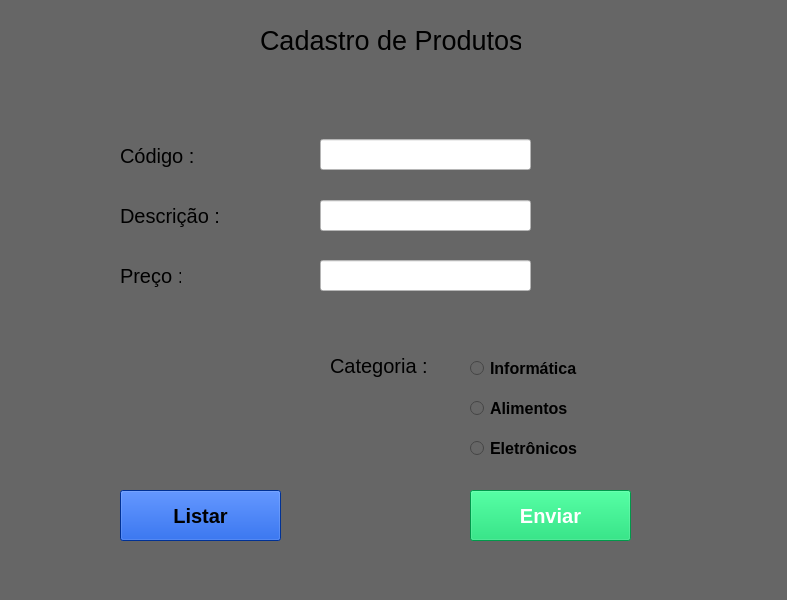
<?xml version="1.0" encoding="UTF-8"?>
<ui version="4.0">
 <class>MainWindow</class>
 <widget class="QMainWindow" name="MainWindow">
  <property name="geometry">
   <rect>
    <x>0</x>
    <y>0</y>
    <width>787</width>
    <height>600</height>
   </rect>
  </property>
  <property name="windowTitle">
   <string>MainWindow</string>
  </property>
  <property name="styleSheet">
   <string notr="true">background-color: rgb(102, 102, 102);</string>
  </property>
  <widget class="QWidget" name="centralwidget">
   <widget class="QLabel" name="label">
    <property name="geometry">
     <rect>
      <x>260</x>
      <y>30</y>
      <width>261</width>
      <height>21</height>
     </rect>
    </property>
    <property name="font">
     <font>
      <pointsize>20</pointsize>
     </font>
    </property>
    <property name="styleSheet">
     <string notr="true">background-color: rgb(102, 102, 102);</string>
    </property>
    <property name="text">
     <string>Cadastro de Produtos</string>
    </property>
   </widget>
   <widget class="QLabel" name="label_2">
    <property name="geometry">
     <rect>
      <x>120</x>
      <y>140</y>
      <width>81</width>
      <height>31</height>
     </rect>
    </property>
    <property name="font">
     <font>
      <pointsize>15</pointsize>
     </font>
    </property>
    <property name="text">
     <string>Código :</string>
    </property>
   </widget>
   <widget class="QLabel" name="label_3">
    <property name="geometry">
     <rect>
      <x>120</x>
      <y>200</y>
      <width>101</width>
      <height>31</height>
     </rect>
    </property>
    <property name="font">
     <font>
      <pointsize>15</pointsize>
     </font>
    </property>
    <property name="text">
     <string>Descrição :</string>
    </property>
   </widget>
   <widget class="QLabel" name="label_4">
    <property name="geometry">
     <rect>
      <x>120</x>
      <y>260</y>
      <width>61</width>
      <height>31</height>
     </rect>
    </property>
    <property name="font">
     <font>
      <pointsize>15</pointsize>
     </font>
    </property>
    <property name="text">
     <string>Preço :</string>
    </property>
   </widget>
   <widget class="QLineEdit" name="lineEdit">
    <property name="geometry">
     <rect>
      <x>320</x>
      <y>139</y>
      <width>211</width>
      <height>31</height>
     </rect>
    </property>
    <property name="styleSheet">
     <string notr="true">background-color: rgb(255, 255, 255);
border-color: rgb(0, 0, 0);</string>
    </property>
   </widget>
   <widget class="QLineEdit" name="lineEdit_2">
    <property name="geometry">
     <rect>
      <x>320</x>
      <y>200</y>
      <width>211</width>
      <height>31</height>
     </rect>
    </property>
    <property name="styleSheet">
     <string notr="true">background-color: rgb(255, 255, 255);
border-color: rgb(0, 0, 0);</string>
    </property>
   </widget>
   <widget class="QLineEdit" name="lineEdit_3">
    <property name="geometry">
     <rect>
      <x>320</x>
      <y>260</y>
      <width>211</width>
      <height>31</height>
     </rect>
    </property>
    <property name="styleSheet">
     <string notr="true">background-color: rgb(255, 255, 255);
border-color: rgb(0, 0, 0);</string>
    </property>
   </widget>
   <widget class="QRadioButton" name="radioButton">
    <property name="geometry">
     <rect>
      <x>470</x>
      <y>360</y>
      <width>121</width>
      <height>17</height>
     </rect>
    </property>
    <property name="font">
     <font>
      <pointsize>12</pointsize>
      <weight>75</weight>
      <bold>true</bold>
     </font>
    </property>
    <property name="text">
     <string>Informática</string>
    </property>
   </widget>
   <widget class="QRadioButton" name="radioButton_2">
    <property name="geometry">
     <rect>
      <x>470</x>
      <y>400</y>
      <width>111</width>
      <height>17</height>
     </rect>
    </property>
    <property name="font">
     <font>
      <pointsize>12</pointsize>
      <weight>75</weight>
      <bold>true</bold>
     </font>
    </property>
    <property name="text">
     <string>Alimentos</string>
    </property>
   </widget>
   <widget class="QRadioButton" name="radioButton_3">
    <property name="geometry">
     <rect>
      <x>470</x>
      <y>440</y>
      <width>121</width>
      <height>17</height>
     </rect>
    </property>
    <property name="font">
     <font>
      <pointsize>12</pointsize>
      <weight>75</weight>
      <bold>true</bold>
     </font>
    </property>
    <property name="text">
     <string>Eletrônicos</string>
    </property>
   </widget>
   <widget class="QLabel" name="label_5">
    <property name="geometry">
     <rect>
      <x>330</x>
      <y>350</y>
      <width>101</width>
      <height>31</height>
     </rect>
    </property>
    <property name="font">
     <font>
      <pointsize>15</pointsize>
     </font>
    </property>
    <property name="text">
     <string>Categoria :</string>
    </property>
   </widget>
   <widget class="QPushButton" name="pushButton">
    <property name="geometry">
     <rect>
      <x>470</x>
      <y>490</y>
      <width>161</width>
      <height>51</height>
     </rect>
    </property>
    <property name="font">
     <font>
      <pointsize>15</pointsize>
      <weight>75</weight>
      <bold>true</bold>
     </font>
    </property>
    <property name="styleSheet">
     <string notr="true">color: rgb(255, 255, 255);
background-color: rgb(0, 214, 103);</string>
    </property>
    <property name="text">
     <string>Enviar</string>
    </property>
   </widget>
   <widget class="QPushButton" name="pushButton_2">
    <property name="geometry">
     <rect>
      <x>120</x>
      <y>490</y>
      <width>161</width>
      <height>51</height>
     </rect>
    </property>
    <property name="font">
     <font>
      <pointsize>15</pointsize>
      <weight>75</weight>
      <bold>true</bold>
     </font>
    </property>
    <property name="styleSheet">
     <string notr="true">background-color: rgb(0, 69, 208);</string>
    </property>
    <property name="text">
     <string>Listar</string>
    </property>
   </widget>
  </widget>
  <widget class="QMenuBar" name="menubar">
   <property name="geometry">
    <rect>
     <x>0</x>
     <y>0</y>
     <width>787</width>
     <height>21</height>
    </rect>
   </property>
  </widget>
  <widget class="QStatusBar" name="statusbar"/>
 </widget>
 <resources/>
 <connections/>
</ui>
